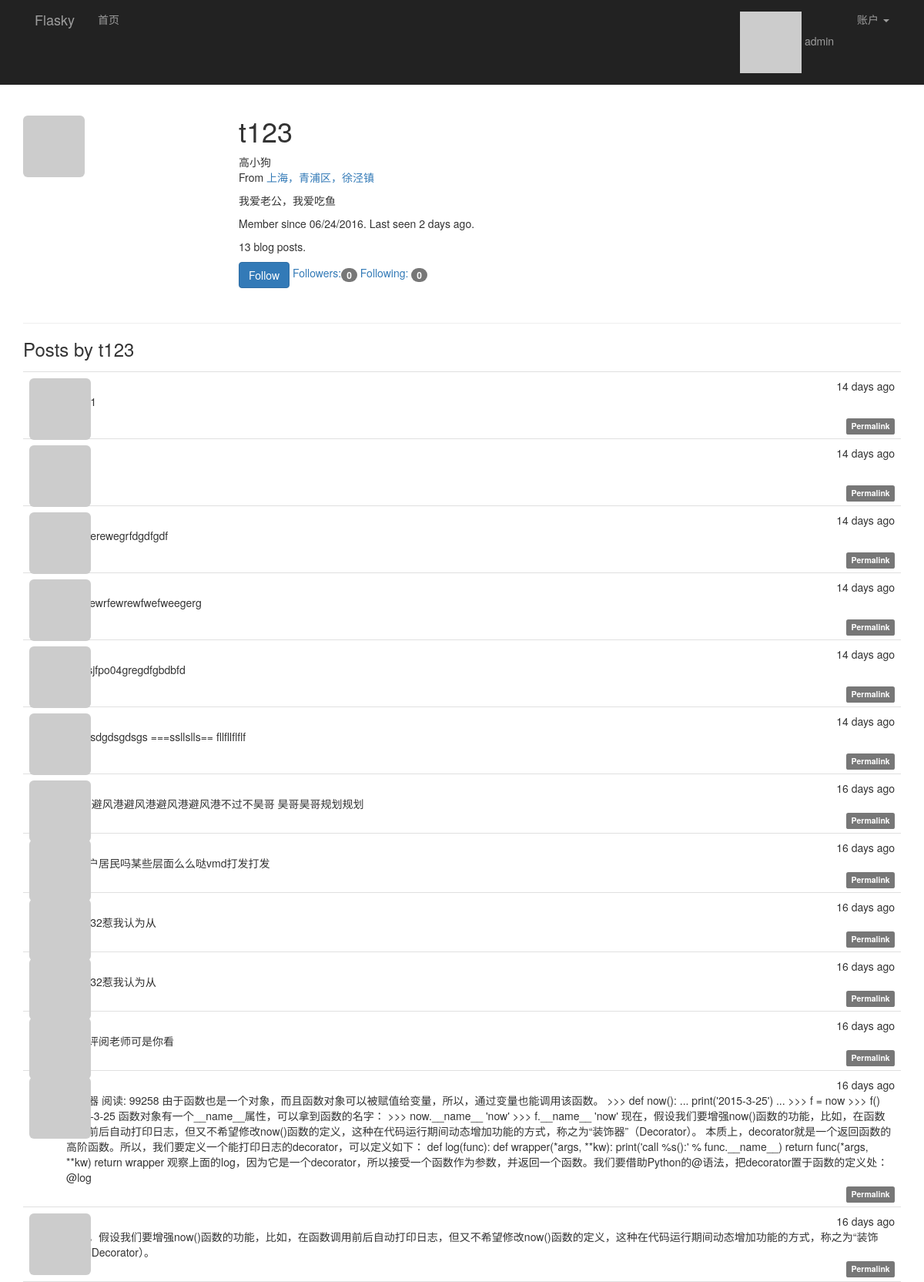
The app's page /user/t123 (signed in), older data.
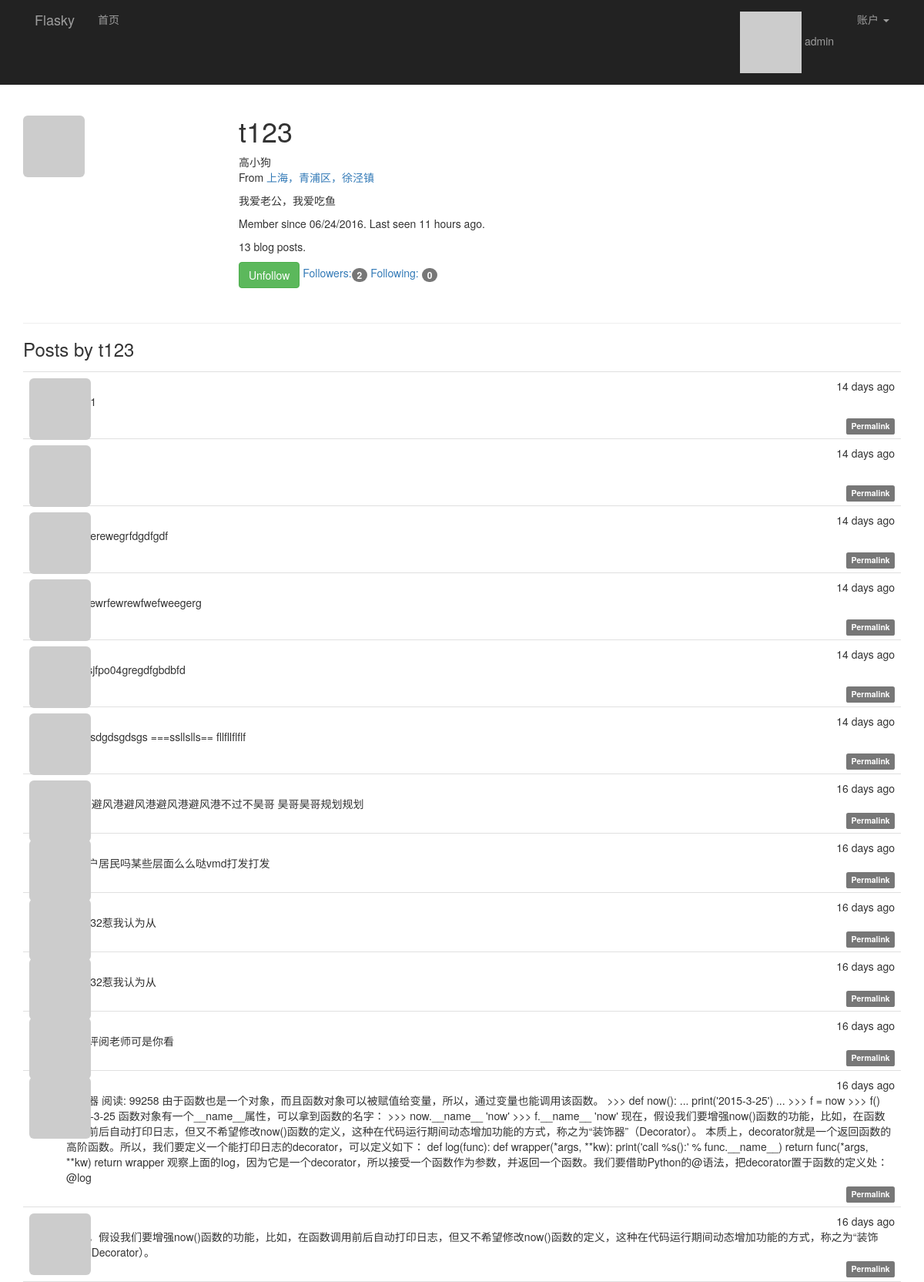
The same page, newer data.
### app/models.py (models this page shows, shortened)
class User(UserMixin, db.Model):
    __tablename__ = 'users'
    id = db.Column(db.Integer, primary_key=True)
    email = db.Column(db.String(64), unique=True, index=True)
    username = db.Column(db.String(64), unique=True, index=True)
    password_hash = db.Column(db.String(128))
    confirmed = db.Column(db.Boolean, default=False)
    role_id = db.Column(db.Integer, db.ForeignKey('roles.id'))
    name = db.Column(db.String(64))
    location = db.Column(db.String(64))
    about_me = db.Column(db.TEXT())
    member_since = db.Column(db.DateTime(), default=datetime.utcnow)
    last_seen = db.Column(db.DateTime(), default=datetime.utcnow)
    avatar_hash = db.Column(db.String(32))
    posts = db.relationship('Post', backref='author', lazy='dynamic')
    followed = db.relationship('Follow', foreign_keys=[Follow.follower_id],
                               backref=db.backref('follower', lazy='joined'),
                               lazy='dynamic',
                               cascade='all, delete-orphan')
    followers = db.relationship('Follow', foreign_keys=[Follow.followed_id],
                               backref=db.backref('followed', lazy='joined'),
                               lazy='dynamic',
                               cascade='all, delete-orphan')
    @property
    def password(self):
        raise AttributeError('password is not a readable attribute')
    def ping(self):
        self.last_seen = datetime.utcnow()
        db.session.add(self)
    def gravatar(self, size=100, default='identicon', rating='g'):
        if request.is_secure:
            url = 'https://secure.gravatar.com/avatar'
        else:
            url = 'http://s.gravatar.com/avatar'
        email_hash = self.avatar_hash or hashlib.md5(self.email.encode('utf-8')).hexdigest()
        return '{url}/{hash}?s={size}&d={default}&r={rating}'.format(
            url=url, hash=email_hash, size=size, default=default, rating=rating)
    def can(self, permissions):
        return self.role is not None and (self.role.permissions & permissions) == permissions
    def is_administrator(self):
        return self.can(Permission.ADMINISTER)
    def is_following(self, user):
        return self.followed.filter_by(followed_id=user.id).first() is not None

class Post(db.Model):
    __tablename__ = 'posts'
    id = db.Column(db.Integer, primary_key=True)
    body = db.Column(db.Text)
    body_html = db.Column(db.Text)
    timestamp = db.Column(db.DateTime, index=True, default=datetime.utcnow)
    author_id = db.Column(db.Integer, db.ForeignKey('users.id'))

### app/main/views.py (the view)
@main.route('/user/<username>')
def user(username):
    user_name = User.query.filter_by(username=username).first_or_404()
    posts = user_name.posts.order_by(Post.timestamp.desc()).all()
    return render_template('user.html', user=user_name, posts=posts)

### app/auth/views.py (called while the page is built)
@auth.before_app_request
def before_request():
    if current_user.is_authenticated:
        current_user.ping()
        if not current_user.confirmed \
                and request.endpoint[:5] != 'auth.' \
                and request.endpoint != 'static':
            return redirect(url_for('auth.unconfirmed'))

### app/main/__init__.py (called while the page is built)
@main.app_context_processor
def inject_permissions():
    return dict(Permission=Permission)

### app/models.py (called while the page is built)
@login_manager.user_loader
def load_user(user_id):
    return User.query.get(int(user_id))

### app/templates/user.html (shortened to what this page needs)
{% extends "base.html" %}
{% block page_content %}
<div class="page-header" xmlns="http://www.w3.org/1999/html">
    <img class="img-rounded profile-thumbnail" src="{{ user.gravatar(size=256) }}">
    <div class="profile-header">
        <h1>{{ user.username }}</h1>
        {% if user.name or user.location %}
        <p>
            {% if user.name %}{{ user.name }}<br>{% endif %}
            {% if user.location %}
                From <a href="http://maps.google.com/?q={{ user.location }}">
                    {{ user.location }}
                </a><br>
            {% endif %}
        </p>
        {% endif %}
        {%  if user.about_me %}<p>{{ user.about_me }}</p>{% endif %}
        <p>
            Member since {{ moment(user.member_since).format('L') }}.
            Last seen {{ moment(user.last_seen).fromNow() }}.
        </p>
        <p>{{ user.posts.count() }} blog posts.</p>
        <p>
        {% if current_user.can(Permission.FOLLOW) and user != current_user %}
            {% if not current_user.is_following(user) %}
            <a href="{{ url_for('.follow', username=user.username) }}"
               class="btn btn-primary">Follow</a>
            {% else %}
            <a href="{{ url_for('.unfollow', username=user.username) }}"
               class="btn btn-success">Unfollow</a>
            {% endif %}
        {% endif %}
        <a href="{{ url_for('.followers', username=user.username) }}">
            Followers:<span class="badge">{{ user.followers.count() }}</span>
        </a>
        <a href="{{ url_for('.followed_by', username=user.username) }}">
            Following: <span class="badge">{{ user.followed.count() }}
        </span>
        </a>
        </p>
    </div>
</div>
    <h3>Posts by {{ user.username }}</h3>
    {% include '_posts.html' %}
{% endblock %}

### app/templates/base.html (shortened to what this page needs)
{% extends "bootstrap/base.html" %}
{% block head %}
{{ super() }}
<link rel="stylesheet" type="text/css" href="{{ url_for('static', filename='styles.css') }}">
{% endblock %}
{% block navbar %}
<div class="nvrbar navbar-inverse" role="navigation" >
    <div class="container">
        <div class="navbar-header">
            <a class="navbar-brand" href="{{ url_for('main.index') }}">Flasky</a>
        </div>
        <div class="navbar-collapse collpase">
            <ul class="nav  navbar-nav">
                <li><a href="{{ url_for('main.index') }}">首页</a></li>
            </ul>
            <ul class="nav navbar-nav navbar-right">
                {% if current_user.is_authenticated %}
                <li>
                    <a href="{{ url_for('main.user', username=current_user.username) }}">
                        <img src="{{ current_user.gravatar(size=18) }}">
                        {{ current_user.username }}</a>
                </li>
                <li class="dropdown">
                    <a href="#" class="dropdown-toggle" data-toggle="dropdown">账户 <b class="caret"></b></a>
                </li>
                {% else %}
                <li><a href="{{ url_for('auth.register') }}">注册</a></li>
                <li><a href="{{ url_for('auth.login') }}">登录</a> </li>
                {% endif %}
            </ul>
        </div>
     </div>
</div>
{% endblock %}
{% block content %}
<div class="container">
    {% block page_content %}{% endblock %}
</div>
{% endblock %}

### app/templates/_posts.html (shortened to what this page needs)
<ul class="posts">
    {% for post in posts %}
    <li class="post">
        <div class="post-thumbnail">
            <a href="{{ url_for('.user', username=post.author.username) }}">
                <img class="img-rounded profile-thumbnail"
                     src="{{ post.author.gravatar(size=40) }}">
            </a>
        </div>
        <div class="post-content">
            <div class="post-date">{{ moment(post.timestamp).fromNow() }}</div>
            <div class="post-author">
                <a href="{{ url_for('.user', username=post.author.username) }}">
                </a>
            </div>
            <div class="post-body">
                {% if post.body_html %}
                    {{ post.body_html | safe }}
                {% else %}
                    {{ post.body }}
                {% endif %}
            </div>
            <div class="post-footer">
                <a href="{{ url_for('.post', post_id=post.id) }}">
                    <span class="label label-default">Permalink</span>
                </a>
            </div>
        </div>
    </li>
    {% endfor %}
</ul>

### app/static/styles.css (style rules this page uses)
.profile-thumbnail { position: absolute; }
.profile-header { min-height: 260px; margin-left: 280px; }
ul.posts { list-style-type: none; padding: 0px; margin: 16px 0px 0px 0px; border-top: 1px solid #e0e0e0; }
ul.posts li.post { padding: 8px; border-bottom: 1px solid #e0e0e0; }
div.post-date { float: right; }
div.post-author { font-weight: bold; }
div.post-thumbnail { position: absolute; }
div.post-content { margin-left: 48px; min-height: 48px; }
div.post-footer { text-align: right; }

Row changes from the older to the newer data that the page shows:
changed User "高小狗": last_seen "2 days ago" → "11 hours ago"
Text that changed along with them:
{{ user.followers.count() }}: "0" → "2"
text no longer shown: "Follow"
text now shown: "Unfollow"
